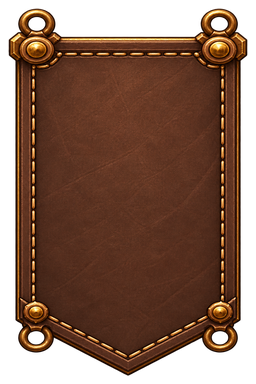
#> input picture assets/gemwoven/hud-connections/hanging-card.png, 256 x 384 px, found by its file name; its folder holds 3 pictures in this run
$ python export_assets.py
#> lines starting #> are read from the running program, lines starting #| are printed output that depends on the picture; after the words box and inside, x2 and y2 are one past the last pixel; in counts of white or black regions, pixels touching at a corner belong together
"""Crop and resize accepted ImageGen artwork; no procedural artwork generation."""
from pathlib import Path
import json

import numpy as np
from PIL import Image
from scipy.ndimage import binary_dilation, label

ROOT = Path(__file__).resolve().parent


def cleaned(path):
    image = Image.open(path).convert("RGBA")
#> image is the input picture: PIL image 256x384 RGBA; mean R, G, B, A 69.4, 38.3, 22.2, 186.9
    rgba = np.asarray(image).copy()
    labels, _ = label(rgba[:, :, 3] > 16)
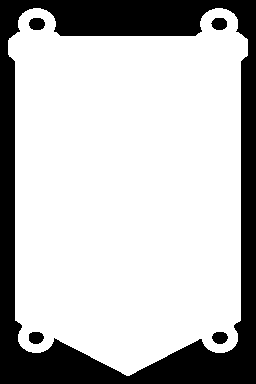
#> labels: shape (384, 256) int32; values 0 (black) and 1 (white), 74.6% white; 5 black regions, box (x1, y1, x2, y2) and area: (0, 0, 256, 384) 24318, (29, 18, 45, 30) 160, (211, 18, 227, 30) 155, (212, 332, 228, 344) 152, (29, 332, 44, 344) 149
    sizes = np.bincount(labels.ravel())
#> sizes = [24934, 73370]
    sizes[0] = 0
    keep = binary_dilation(labels == sizes.argmax(), iterations=2)
#> keep: shape (384, 256) bool; 77.3% white; 5 black regions, box (x1, y1, x2, y2) and area: (0, 0, 256, 384) 22028, (31, 20, 43, 28) 84, (213, 20, 225, 28) 83, (214, 334, 226, 342) 80, (31, 334, 42, 342) 77
    rgba[~keep] = 0
#> rgba: shape (384, 256, 4); 0.06% of pixels changed, all inside (x1, y1, x2, y2) = (10, 9, 246, 375)
    return Image.fromarray(rgba)


def export(name, crop, size, position, canvas_size):
    source = cleaned(ROOT / "raw" / f"{name}.png")
    part = source.crop(crop).resize(size, Image.Resampling.LANCZOS)
    result = Image.new("RGBA", canvas_size)
#> result: PIL image 256x384 RGBA; every value is 0
    result.alpha_composite(part, position)
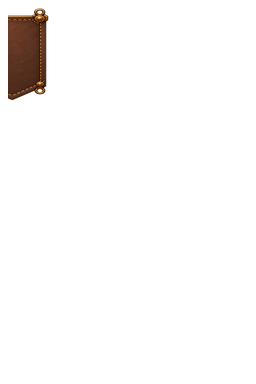
#> result: PIL image 256x384 RGBA; mean R, G, B, A 3, 1.7, 1, 8; transparent parts drawn white
    result.save(ROOT / f"{name}.png")
    result.save(ROOT / f"{name}.webp", lossless=True, method=6)
    print(name, result.size, "visible bounds", result.getbbox(),
          "alpha", result.getchannel("A").getextrema())
#| hanging-card (256, 384) visible bounds (8, 8, 51, 103) alpha (0, 255)
    return result


if __name__ == "__main__":
    export("hanging-card", (114, 7, 910, 1480), (240, 368), (8, 8), (256, 384))
    export("gold-chain", (414, 250, 544, 1274), (32, 256), (8, 0), (48, 256))
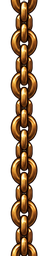
#> input picture assets/gemwoven/hud-connections/gold-chain.png, 48 x 256 px, found by its file name
#> in cleaned, image is the input picture: PIL image 48x256 RGBA; mean R, G, B, A 49.9, 30.9, 13.4, 102.9
#> in cleaned (call 2), `labels, _ = label(rgba[:, :, 3] > 16)`:
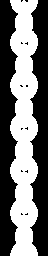
#> labels: shape (256, 48) int32; values 0 (black) and 1 (white), 43.8% white; 1 white region, box (x1, y1, x2, y2) and area: (10, 0, 38, 256) 5378
#> in cleaned (call 2), `sizes = np.bincount(labels.ravel())`: sizes = [6910, 5378]
#> in cleaned (call 2), `keep = binary_dilation(labels == sizes.argmax(), iterations=2)`: keep: shape (256, 48) bool; 52.6% white; 2 black regions, box (x1, y1, x2, y2) and area: (0, 0, 16, 256) 2937, (33, 0, 48, 256) 2888
#> in cleaned (call 2), `rgba[~keep] = 0`: rgba: shape (256, 48, 4); 0.46% of pixels changed, all inside (x1, y1, x2, y2) = (8, 3, 40, 253)
#> in export (call 2), `part = source.crop(crop).resize(size, Image.Resampling.LANCZOS)`: part: PIL image 32x256 RGBA; every value is 0
#> in export (call 2), `result = Image.new("RGBA", canvas_size)`: result: PIL image 48x256 RGBA; every value is 0
#| gold-chain (48, 256) visible bounds None alpha (0, 0)
    export("vine-terminal-left", (81, 37, 887, 1408), (164, 224), (8, 8), (180, 240))
#> call 3 of export, with name = 'vine-terminal-left', crop = (81, 37, 887, 1408), size = (164, 224), position = (8, 8), canvas_size = (180, 240)
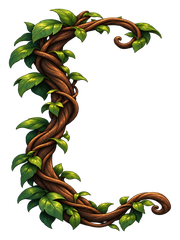
#> input picture assets/gemwoven/hud-connections/vine-terminal-left.png, 180 x 240 px, found by its file name
#> in cleaned, image is the input picture: PIL image 180x240 RGBA; mean R, G, B, A 23.6, 22.9, 7.6, 74.7
#> in cleaned (call 3), `labels, _ = label(rgba[:, :, 3] > 16)`:
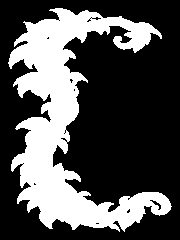
#> labels: shape (240, 180) int32; values 0 (black) and 1 (white), 31.7% white; 1 white region, box (x1, y1, x2, y2) and area: (8, 8, 172, 232) 13694
#> in cleaned (call 3), `sizes = np.bincount(labels.ravel())`: sizes = [29506, 13694]
#> in cleaned (call 3), `keep = binary_dilation(labels == sizes.argmax(), iterations=2)`: keep: shape (240, 180) bool; 38.1% white; 1 white region, box (x1, y1, x2, y2) and area: (6, 6, 174, 234) 16475
#> in cleaned (call 3), `rgba[~keep] = 0`: rgba: shape (240, 180, 4); 0.37% of pixels changed, all inside (x1, y1, x2, y2) = (11, 8, 172, 232)
#> in export (call 3), `part = source.crop(crop).resize(size, Image.Resampling.LANCZOS)`:
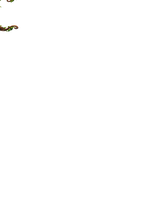
#> part: PIL image 164x224 RGBA; mean R, G, B, A 0.4, 0.3, 0.1, 0.5; transparent parts drawn white
#> in export (call 3), `result = Image.new("RGBA", canvas_size)`: result: PIL image 180x240 RGBA; every value is 0
#| vine-terminal-left (180, 240) visible bounds (8, 8, 29, 42) alpha (0, 255)
